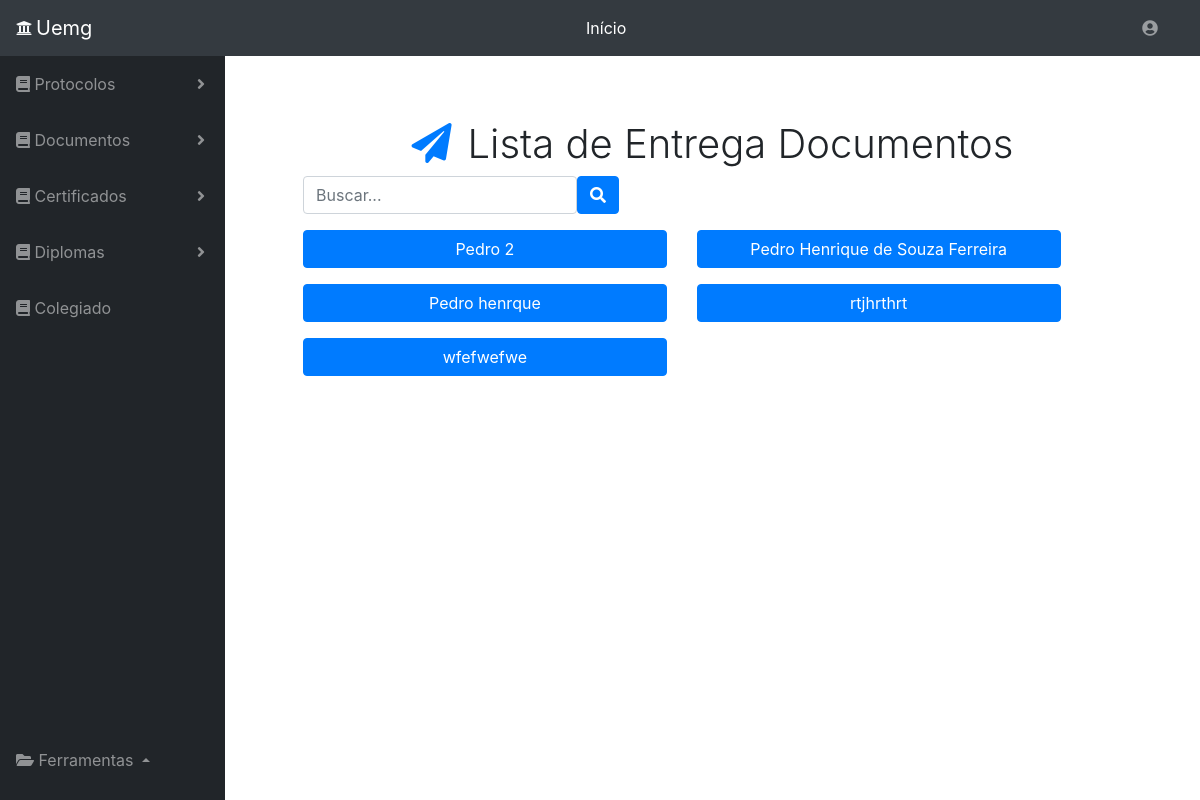
/verficaentregaproto.php, run on the app's committed database.
### tables this page shows
CREATE TABLE `addentregaprotocolos` (
  `id` int(11) NOT NULL,
  `numproto` varchar(20) NOT NULL,
  `nome` varchar(255) NOT NULL,
  `atendente` varchar(255) NOT NULL,
  `curso` varchar(255) NOT NULL,
  `periodo` varchar(255) NOT NULL,
  `data` date NOT NULL,
  `dataretirada` date NOT NULL,
  `entregue` varchar(255) NOT NULL,
  `descricao` varchar(300) NOT NULL,
  `observacao` varchar(255) NOT NULL,
  `dae` varchar(255) NOT NULL,
  `encaminhamento` varchar(255) NOT NULL,
  `vencimento` varchar(250) NOT NULL,
  `datavencimento` date NOT NULL,
  `status` tinyint(1) NOT NULL
);

### verficaentregaproto.php (the view, shortened to what this page needs)
<!DOCTYPE html>
<head>
    <link rel="stylesheet" href="https://stackpath.bootstrapcdn.com/bootstrap/4.1.3/css/bootstrap.min.css">
    <link rel="stylesheet" type="text/css" media="screen" href="menu.css" />
    <link rel="stylesheet" href="https://use.fontawesome.com/releases/v5.5.0/css/all.css">
</head>
<body id="page-top">
    <nav class="navbar navbar-expand navbar-dark bg-dark static-top">
      <i class="fas fa-university text-light mr-1"></i>
      <a class="navbar-brand mr-1" href="menu.php">Uemg</a>
       <form class="d-none d-md-inline-block form-inline ml-auto mr-0 mr-md-3 my-2 my-md-0">
        <ul class="navbar-nav ml-auto ml-md-0">
            <li class="nav-item dropdown no-arrow">
              <a class="nav-link dropdown-toggle text-white" href="menu.php" id="userDropdown" role="button" >
                Início
              </a>
            </li>
        </ul>
       </form>
      <form class="d-none d-md-inline-block form-inline ml-auto mr-0 mr-md-3 my-2 my-md-0">
        <ul class="navbar-nav ml-auto ml-md-0">
          <li class="nav-item dropdown no-arrow">
            <a class="nav-link dropdown-toggle" href="#" id="userDropdown" role="button" data-toggle="dropdown" aria-haspopup="true" aria-expanded="false">
               <i class="fas fa-user-circle fa-fw"></i>
             </a>
         </li>
        </ul>
      </form>
    </nav>
    <div id="wrapper">
      <?php include_once 'side_bar.php';?>
  <div id="content-wrapper">
        <div class="container-fluid">
          <div class="col-12 text-center my-5">
                               <h1 style="font-weight: 330;"><i class="fa fa-paper-plane text-primary mr-3" aria-hidden="true" ></i>Lista de Entrega Documentos</h1>
           <div class="row">
            <div class="col-12  ">
                <form class="form-inline mb-3 "  >
                  <input class="form-control ml-5" type="search" placeholder="Buscar..." id="buscanome"  onkeyup="buscarDocumentos(this.value)">
                  <button class="btn btn-primary" type="submit"><i class="fas fa-search"></i></button>
                </form>
                <div class ="row" id="resultadoDocs">
                <?php
                        $servername = "127.0.0.1";
                        $database = "protocolos";
                        $username = "root";
                        $password = "";
                          $conn = mysqli_connect($servername, $username, $password, $database);
                          $sql = "SELECT * FROM addentregaprotocolos ORDER BY nome ASC";
                          $consulta = mysqli_query($conn, $sql);
                          while( $dados = mysqli_fetch_assoc($consulta)){
                              ?>
                              <form action="post" class= "col-5">
                                  <button type="submit" class="btn btn-primary ml-5 mb-3" formaction="verentregaproto.php" style="width: 100%;"><?php echo $dados['nome']; ?></button>
                              </form>
                        <?php } ?>
                      </div>
                    </div>
              </div>
          </div>
      </div>
  </body>
</html>

### menu.css (style rules this page uses)
body { height: 100%; }
#wrapper { display: -webkit-box; display: -ms-flexbox; display: flex; }
#wrapper #content-wrapper { overflow-x: hidden; width: 100%; padding-top: 1rem; padding-bottom: 80px; }
.navbar-nav .nav-item.dropdown .dropdown-toggle::after { width: 1rem; text-align: center; float: right; vertical-align: 0; border: 0; font-weight: 900; content: '\f105'; font-family: 'Font Awesome 5 Free'; }
.navbar-nav .nav-item.dropdown.no-arrow .dropdown-toggle::after { display: none; }
button { background-color: white; border-style: solid; border-color: white; }

### data on the page
addentregaprotocolos: nome "Pedro 2"
addentregaprotocolos: nome "Pedro Henrique de Souza Ferreira"
addentregaprotocolos: nome "Pedro henrque"
addentregaprotocolos: nome "rtjhrthrt"
addentregaprotocolos: nome "wfefwefwe"
